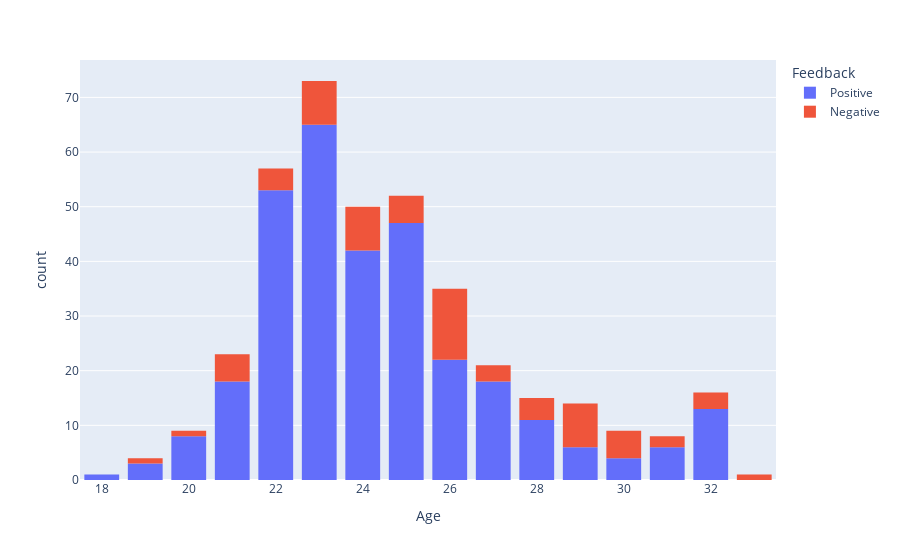

Notebook code for this chart:
### Code cell
fig = px.histogram(food_orders, x = 'Age', color = 'Feedback')
fig.update_layout(bargap = 0.2)
fig.show()

### Figure 1 — Plotly figure (JSON) as saved in the notebook; plotly's stock layout.template omitted (floating-point values rounded to 4 significant figures; data arrays with more than 128 entries replaced by an {"elided": "..."} marker saying what was removed)
{"data": [{"alignmentgroup": "True", "bingroup": "x", "hovertemplate": "Feedback=Positive<br>Age=%{x}<br>count=%{y}<extra></extra>", "legendgroup": "Positive", "marker": {"color": "#636efa", "pattern": {"shape": ""}}, "name": "Positive", "offsetgroup": "Positive", "orientation": "v", "showlegend": true, "type": "histogram", "x": {"elided": "317 int values"}, "xaxis": "x", "yaxis": "y"}, {"alignmentgroup": "True", "bingroup": "x", "hovertemplate": "Feedback=Negative <br>Age=%{x}<br>count=%{y}<extra></extra>", "legendgroup": "Negative ", "marker": {"color": "#EF553B", "pattern": {"shape": ""}}, "name": "Negative ", "offsetgroup": "Negative ", "orientation": "v", "showlegend": true, "type": "histogram", "x": [22, 23, 23, 25, 32, 30, 23, 28, 26, 25, 32, 24, 19, 33, 22, 24, 27, 26, 27, 20, 26, 26, 23, 26, 24, 23, 29, 29, 27, 21, 32, 26, 26, 24, 29, 30, 26, 31, 23, 30, 28, 24, 21, 23, 26, 21, 30, 28, 24, 25, 25, 28, 25, 22, 23, 26, 24, 29, 29, 29, 21, 22, 26, 29, 26, 24, 29, 30, 21, 26, 31], "xaxis": "x", "yaxis": "y"}], "layout": {"bargap": 0.2, "barmode": "relative", "legend": {"title": {"text": "Feedback"}, "tracegroupgap": 0}, "margin": {"t": 60}, "xaxis": {"anchor": "y", "domain": [0, 1], "title": {"text": "Age"}}, "yaxis": {"anchor": "x", "domain": [0, 1], "title": {"text": "count"}}}}
